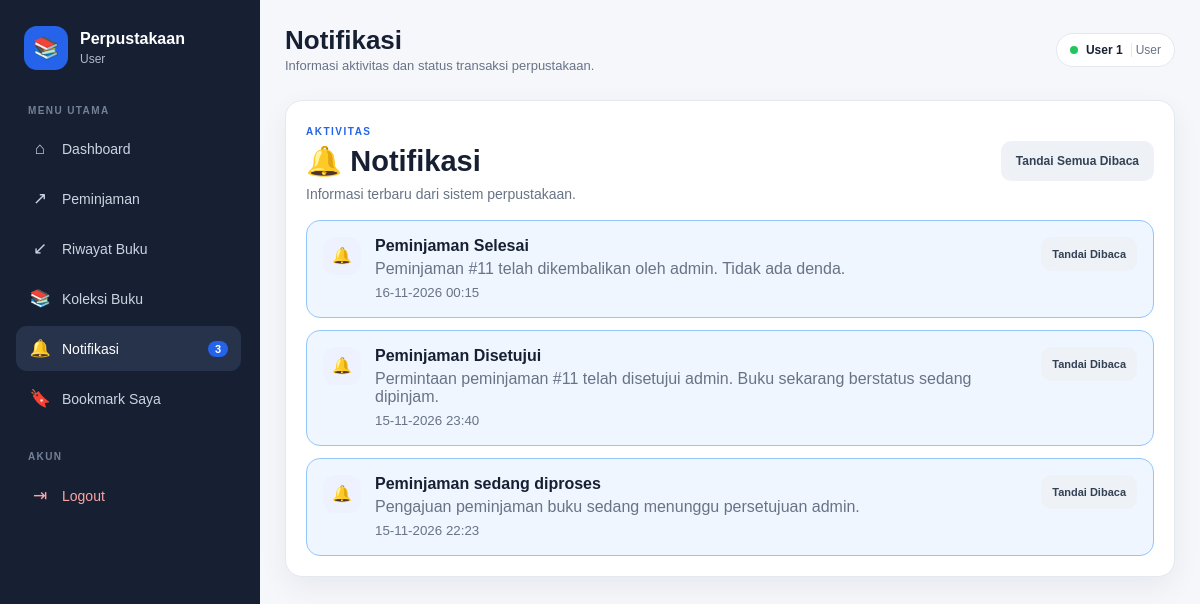
The page /notifikasi/index.php (signed in) on the database its author committed.
### tables this page shows
CREATE TABLE `notifikasi` (
  `id` int(10) UNSIGNED NOT NULL,
  `user_id` int(10) UNSIGNED NOT NULL,
  `judul` varchar(150) NOT NULL,
  `pesan` text NOT NULL,
  `tipe` varchar(30) NOT NULL DEFAULT 'info',
  `dibaca` tinyint(1) NOT NULL DEFAULT 0,
  `created_at` datetime NOT NULL DEFAULT current_timestamp()
);

### config/app.php (called while the page is built, shortened)
<?php
if (!function_exists("e")) {
  function e($value)
  {
    return htmlspecialchars((string) $value, ENT_QUOTES, "UTF-8");
  }
}

### notifikasi/index.php (the view, shortened to what this page needs)
<?php
require_once __DIR__ . '/../config/connection.php';
$userId = (int)$_SESSION['user_id'];
$unread = $conn->prepare('SELECT COUNT(*) total FROM notifikasi WHERE user_id=? AND dibaca=0');
$unread->bind_param('i', $userId);
$unread->execute();
$jumlahBelumDibaca = (int)$unread->get_result()->fetch_assoc()['total'];
$stmt = $conn->prepare('SELECT id, judul, pesan, tipe, dibaca, created_at FROM notifikasi WHERE user_id=? ORDER BY created_at DESC, id DESC');
$stmt->bind_param('i', $userId);
$stmt->execute();
$rows = $stmt->get_result();
require_once __DIR__ . '/../includes/layout_header.php';
?>
<section class="panel">
  <div class="page-intro">
    <div><span class="page-label">AKTIVITAS</span><h1>🔔 Notifikasi</h1><p>Informasi terbaru dari sistem perpustakaan.</p></div>
    <?php if ($jumlahBelumDibaca > 0): ?>
      <form method="post"><input type="hidden" name="action" value="read_all"><button class="btn" type="submit">Tandai Semua Dibaca</button></form>
    <?php endif; ?>
  </div>
  <?php if ($rows->num_rows === 0): ?>
    <div class="empty-card"><div>🔔</div><h3>Belum ada notifikasi</h3><p>Notifikasi aktivitas akan muncul di sini.</p></div>
  <?php else: ?>
    <div class="notification-list">
      <?php while ($row = $rows->fetch_assoc()): ?>
        <article class="notification-item <?= (int)$row['dibaca'] === 0 ? 'unread' : '' ?>">
          <div class="notification-icon">🔔</div>
          <div class="notification-body">
            <strong><?= e($row['judul']) ?></strong>
            <p><?= nl2br(e($row['pesan'])) ?></p>
            <small><?= e(date('d-m-Y H:i', strtotime($row['created_at']))) ?></small>
          </div>
          <?php if ((int)$row['dibaca'] === 0): ?>
            <form method="post"><input type="hidden" name="action" value="read"><input type="hidden" name="id" value="<?= (int)$row['id'] ?>"><button class="btn small" type="submit">Tandai Dibaca</button></form>
          <?php endif; ?>
        </article>
      <?php endwhile; ?>
    </div>
  <?php endif; ?>
</section>
<?php require_once __DIR__ . '/../includes/layout_footer.php'; ?>

### assets/css/style.css (style rules this page uses)
* { box-sizing: border-box; margin: 0; padding: 0; }
:root { --nav: #172033; --nav-2: #26334a; --primary: #2563eb; --primary-dark: #1d4ed8; --bg: #f5f7fb; --white: #ffffff; --text: #172033; --muted: #687386; --border: #e4e9f0; --green: #047857; --red: #b91c1c; --orange: #c2410c; --shadow: 0 10px 30px rgba(15, 23, 42, 0.06); --shadow-hover: 0 15px 35px rgba(15, 23, 42, 0.10); --radius: 12px; --radius-lg: 17px; }
html { scroll-behavior: smooth; }
body { font-family: Arial, Helvetica, sans-serif; background: var(--bg); color: var(--text); min-height: 100vh; }
button, input, select, textarea { font-family: inherit; }
.hero-panel, .panel, .stat-card, .summary-card, .search-hero, .search-results { background: #ffffff; border: 1px solid var(--border); border-radius: var(--radius-lg); box-shadow: var(--shadow); }
.panel { padding: 20px; margin-bottom: 20px; }
.hero-panel h1, .page-intro h1, .search-hero h1 { font-size: 29px; line-height: 1.25; margin: 4px 0 7px; }
.hero-panel p, .page-intro p, .search-hero p { color: var(--muted); font-size: 14px; }
.page-label { display: inline-block; color: var(--primary); font-size: 10px; font-weight: 800; letter-spacing: 1.5px; }
.page-intro { display: flex; align-items: center; justify-content: space-between; gap: 20px; margin-bottom: 18px; }
.btn { display: inline-flex; align-items: center; justify-content: center; min-height: 40px; padding: 9px 14px; border: 1px solid transparent; border-radius: 10px; text-decoration: none; background: #eef2f7; color: #334155; font-weight: 700; font-size: 12px; cursor: pointer; transition: background 0.18s ease, transform 0.18s ease, filter 0.18s ease; }
.btn.small { min-height: 34px; padding: 7px 10px; font-size: 11px; }
.notification-list { display:grid; gap:12px; }
.notification-item { display:flex; gap:14px; align-items:flex-start; padding:16px; border:1px solid var(--border,#e5e7eb); border-radius:14px; background:#fff; }
.notification-item.unread { border-color:#93c5fd; background:#eff6ff; }
.notification-icon { width:38px; height:38px; display:grid; place-items:center; border-radius:12px; background:#eef2ff; flex:0 0 38px; }
.notification-body { flex:1; }
.notification-body p { margin:5px 0; color:var(--muted,#64748b); }
.notification-body small { color:var(--muted,#64748b); }

### rows shown on the page
notifikasi: judul "Peminjaman Selesai", pesan "Peminjaman #11 telah dikembalikan oleh admin. Tidak ada denda.", created_at "16-11-2026 00:15"
notifikasi: judul "Peminjaman Disetujui", pesan "Permintaan peminjaman #11 telah disetujui admin. Buku sekarang berstatus sedang dipinjam.", created_at "15-11-2026 23:40"
notifikasi: judul "Peminjaman sedang diproses", pesan "Pengajuan peminjaman buku sedang menunggu persetujuan admin.", created_at "15-11-2026 22:23"

### other values the page prints
$level ?: 'User' "User"
$notifCount "3"
$pageTitle "Notifikasi"
$pageDescription "Informasi aktivitas dan status transaksi perpustakaan."
$_SESSION['nama'] "User 1"
$_SESSION['level'] "User"
